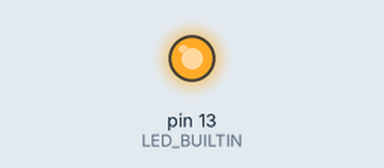
This sketch was run on a simulated Arduino Uno, built with avr-gcc and run on an emulated ATmega328P. On the bench: output pins drawn as LEDs (lit = HIGH).

Above: at 1.0 s.
At 5.7 s:
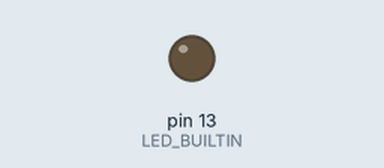
Timing chart, 0 to 8.1 s (numbered marks = the images above):
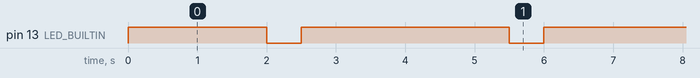

Measured:
- by itself, pin 13 (LED_BUILTIN): repeats every 3.5 s: LOW 0.50 s, HIGH 3.0 s

The sketch:

ej_1.3.ino
```cpp
/*
Ejercicio 1-3
Consigna SUMA, si la suma de dos números hardcodeados es:
a) 3 que prenda el led integrado 300 milisegundos y luego se apague.
b) 4 que prenda el led integrado 600 milisegundos y luego se apague.
c) 5 que prenda el led integrado 1000 milisegundos y luego se apague.
d) De otra forma, que prenda 2 segundos, luego se apague y que prenda
500 milisegundos más y se apague.
*/

// C++ code
//
int valor1;
int valor2;
int suma;

void setup()
{
    pinMode(LED_BUILTIN, OUTPUT);
    valor1 = 1;
    valor2 = 8;
  	suma = valor1 + valor2;
    //Serial.begin(9600);
}

void loop()
{
  	if (suma == 3)
    {
        digitalWrite(LED_BUILTIN, HIGH);
        delay(300);
        digitalWrite(LED_BUILTIN, LOW);
    }
    else if (suma == 4)
    {
        digitalWrite(LED_BUILTIN, HIGH);
        delay(600);
        digitalWrite(LED_BUILTIN, LOW);
    }
    else if (suma == 5)
    {
        digitalWrite(LED_BUILTIN, HIGH);
        delay(1000);
        digitalWrite(LED_BUILTIN, LOW);
    }
    else
    {
        digitalWrite(LED_BUILTIN, HIGH);
        delay(2000);
        digitalWrite(LED_BUILTIN, LOW);
        delay(500);
        digitalWrite(LED_BUILTIN, HIGH);
    }

    //Serial.print("Suma: ");
    //Serial.println(suma);
  	delay(1000);

}
```
